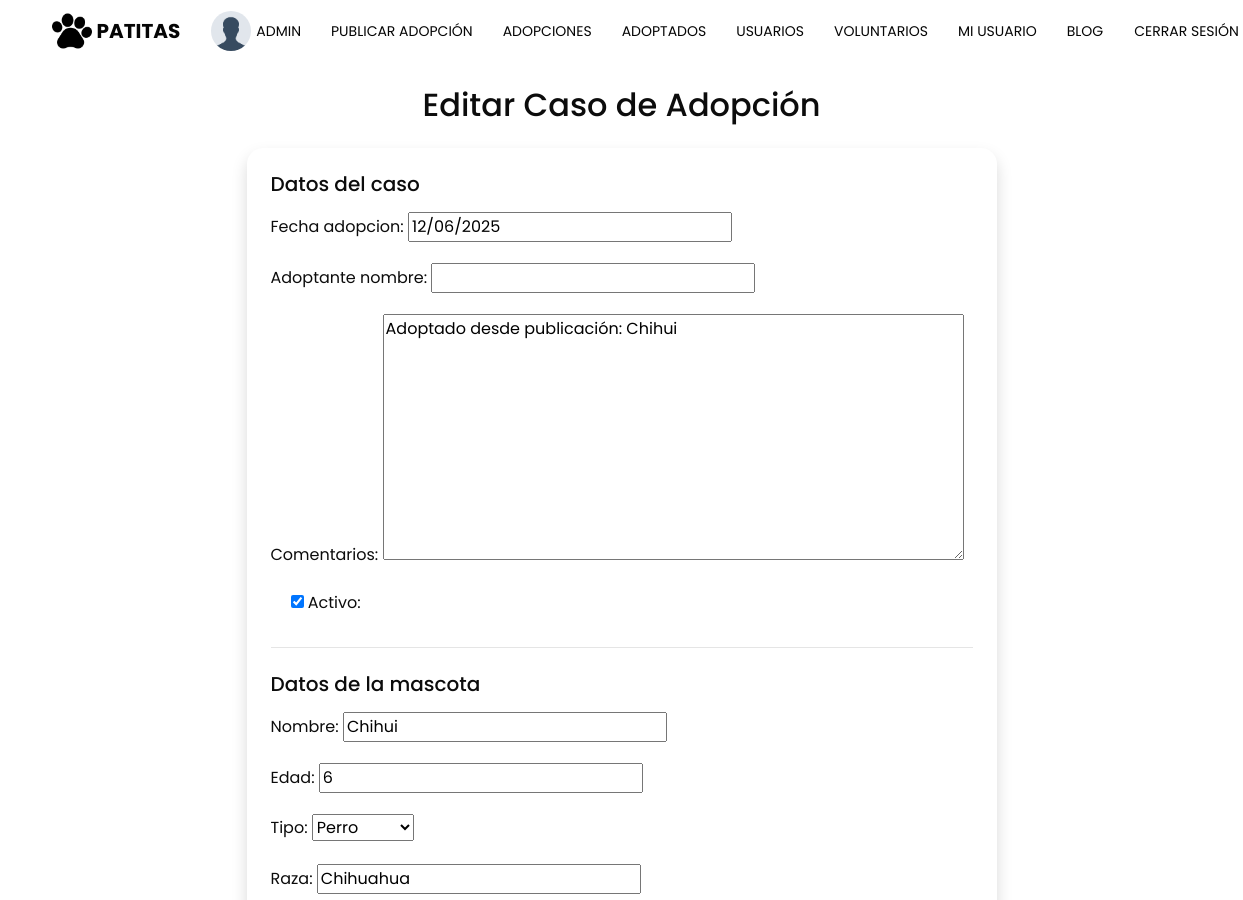
The page /adoptados/editar/3/ (signed in, upper part) on the database as committed earlier.
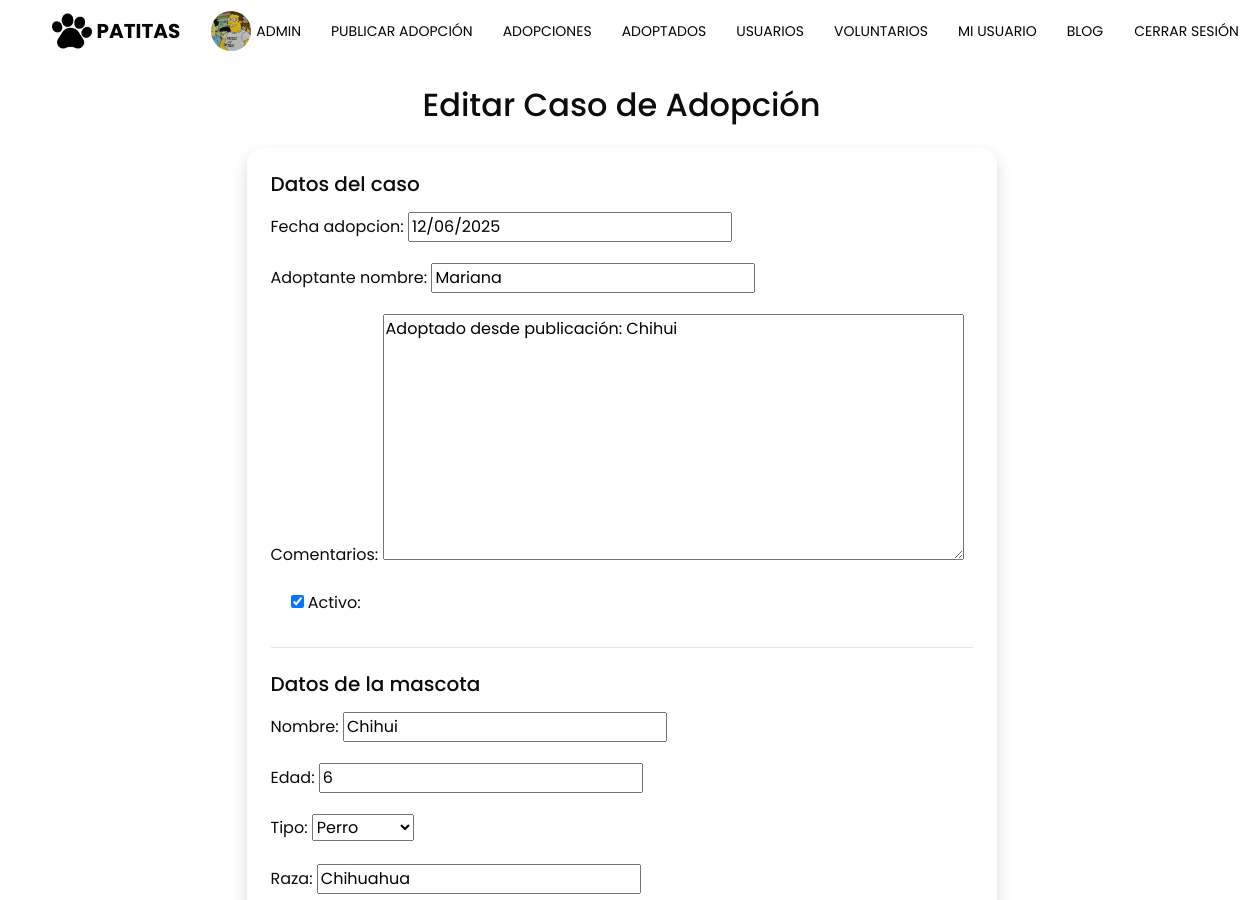
The same page on the database as committed later.
### adopciones/models.py (models this page shows, shortened)
class CasoAdoptado(models.Model):
    mascota = models.OneToOneField(Mascota, on_delete=models.CASCADE)
    fecha_adopcion = models.DateField()
    adoptante_nombre = models.CharField(max_length=100, blank=True, null=True)
    comentarios = models.TextField(blank=True, null=True)
    activo = models.BooleanField(default=True)  # para hacer reverse en la adopcion y volver a publicar

class UsuarioPersonalizado(AbstractUser):
    avatar = models.ImageField(upload_to='avatars/', null=True, blank=True)
    edad = models.IntegerField(null=True, blank=True)
    telefono = models.IntegerField(null=True, blank=True)

### adopciones/views.py (the view, shortened to what this page needs)
# urls.py: path('adoptados/editar/<int:pk>/', views.EditarAdoptadoView.as_view(), name='editar_adoptado'),
class EditarAdoptadoView(UserPassesTestMixin, UpdateView):
    model = CasoAdoptado
    form_class = CasoAdoptadoForm
    template_name = 'adopciones/editar_adoptado.html'
    success_url = reverse_lazy('lista_adoptados')
    def test_func(self):
        return self.request.user.is_superuser
    def get_context_data(self, **kwargs):
        context = super().get_context_data(**kwargs)
        if self.request.method == 'POST':
            context['mascota_form'] = MascotaForm(self.request.POST, self.request.FILES, instance=self.object.mascota)
        else:
            context['mascota_form'] = MascotaForm(instance=self.object.mascota)
        return context

### adopciones/formularios.py
class CasoAdoptadoForm(forms.ModelForm):
    class Meta:
        model = CasoAdoptado
        fields = ['fecha_adopcion', 'adoptante_nombre', 'comentarios', 'activo']
    def __init__(self, *args, **kwargs):
        super().__init__(*args, **kwargs)
        if self.instance and self.instance.mascota:
            self.fields['mascota'] = forms.ModelChoiceField(
                queryset=Mascota.objects.all(),
                initial=self.instance.mascota,
                widget=forms.HiddenInput(),
                required=False
            )

class MascotaForm(forms.ModelForm):
    class Meta:
        model = Mascota
        fields = ['nombre', 'edad', 'raza', 'descripcion', 'tipo', 'imagen']

### adopciones/templates/adopciones/editar_adoptado.html (shortened to what this page needs)
{% extends "adopciones/index.html" %}
{% load static %}
{% block content %}
<div class="container mt-4">
  <h2 class="mb-4 text-center">Editar Caso de Adopción</h2>
  <div class="row justify-content-center">
    <div class="col-md-8">
      <div class="card shadow rounded-4 p-4">
        <form method="post" enctype="multipart/form-data">
          <h5 class="mb-3">Datos del caso</h5>
          <div class="mb-3">
            {{ form.fecha_adopcion.label_tag }}
            {{ form.fecha_adopcion }}
          </div>
          <div class="mb-3">
            {{ form.adoptante_nombre.label_tag }}
            {{ form.adoptante_nombre }}
          </div>
          <div class="mb-3">
            {{ form.comentarios.label_tag }}
            {{ form.comentarios }}
          </div>
          <div class="form-check mb-3">
            {{ form.activo }}
            {{ form.activo.label_tag }}
          </div>
          <hr class="my-4">
          <h5 class="mb-3">Datos de la mascota</h5>
          <div class="mb-3">
            {{ mascota_form.nombre.label_tag }}
            {{ mascota_form.nombre }}
          </div>
          <div class="mb-3">
            {{ mascota_form.edad.label_tag }}
            {{ mascota_form.edad }}
          </div>
          <div class="mb-3">
            {{ mascota_form.tipo.label_tag }}
            {{ mascota_form.tipo }}
          </div>
          <div class="mb-3">
            {{ mascota_form.raza.label_tag }}
            {{ mascota_form.raza }}
          </div>
        </form>
      </div>
    </div>
  </div>
</div>
{% endblock %}

### adopciones/templates/adopciones/index.html (shortened to what this page needs)
{% load static %}
<!DOCTYPE html>
<html lang="en">
<head>
  <link href="{% static 'css/font-awesome.min.css' %}" rel="stylesheet" />
  <link href="https://cdnjs.cloudflare.com/ajax/libs/ekko-lightbox/5.3.0/ekko-lightbox.css" rel="stylesheet" />
  <link rel="stylesheet" type="text/css" href="{% static 'css/bootstrap.css' %}" />
  <link href="{% static 'css/style.css' %}" rel="stylesheet" />
  <link href="{% static 'css/responsive.css' %}" rel="stylesheet" />
  <link href="{% static 'css/voluntarios.css' %}" rel="stylesheet" />
</head>
<body>
  <div class="hero_area">
    <header class="header_section">
      <div class="container">
        <nav class="navbar navbar-expand-lg custom_nav-container">
          <a class="navbar-brand d-flex align-items-center" href="{% url 'index' %}">
            <img src="{% static 'images/logo.png' %}" alt="" style="height: 40px;">
            <span> Patitas </span>
          </a>
          <div class="collapse navbar-collapse" id="navbarSupportedContent">
            <ul class="navbar-nav">
              {% if user.is_authenticated %}
                {% if user.is_superuser %}
                  <li class="nav-item d-flex align-items-center">
                  <a class="nav-link" href="{% url 'index' %}">
                    {% if user.avatar %}
                      <img src="{{ user.avatar.url }}" alt="Avatar" style="height: 40px; width: 40px; object-fit: cover; border-radius: 50%; margin-right: 5px;">
                    {% else %}
                      <img src="{% static 'images/default_avatar.png' %}" alt="Avatar" style="height: 40px; width: 40px; object-fit: cover; border-radius: 50%; margin-right: 5px;">
                    {% endif %}
                    {{ user.username }}
                  </a>
                </li>
                <li class="nav-item d-flex align-items-center">
                  <a class="nav-link" href="{% url 'registrar_mascota' %}">Publicar adopción</a>
                </li>
                <li class="nav-item d-flex align-items-center">
                  <a class="nav-link" href="{% url 'publicaciones' %}">Adopciones</a>
                </li>
                <li class="nav-item d-flex align-items-center">
                  <a class="nav-link" href="{% url 'lista_adoptados' %}">Adoptados</a>
                </li>
                <li class="nav-item d-flex align-items-center">
                  <a class="nav-link" href="{% url 'usuarios_lista' %}">Usuarios</a>
                </li>
                <li class="nav-item d-flex align-items-center">
                  <a class="nav-link" href="{% url 'voluntarios_lista' %}">Voluntarios</a>
                </li>
                <li class="nav-item d-flex align-items-center">
                  <a class="nav-link" href="{% url 'editar_perfil' %}">Mi Usuario</a>
                </li>
                <li class="nav-item d-flex align-items-center">
                  <a class="nav-link pr-lg-0" href="{% url 'contact' %}">Blog</a>
                </li>
                <li class="nav-item d-flex align-items-center">
                   <form method="post" action="{% url 'logout' %}">
                      <button type="submit" class="nav-link btn btn-link p-0" style="display: inline; cursor: pointer;">
                      Cerrar sesión
                      </button>
                  </form>
                </li>
              {% endif %}
              {% endif %}
            </ul>
          </div>
        </nav>
      </div>
    </header>
    {% block content %}{% endblock %}
  </div>
</body>
</html>

Rows that differ between the two databases and show on the page:
changed UsuarioPersonalizado "ADMIN": avatar: picture added
changed CasoAdoptado "Adoptado desde publicación: Chihui": adoptante_nombre (not shown) → "Mariana"
